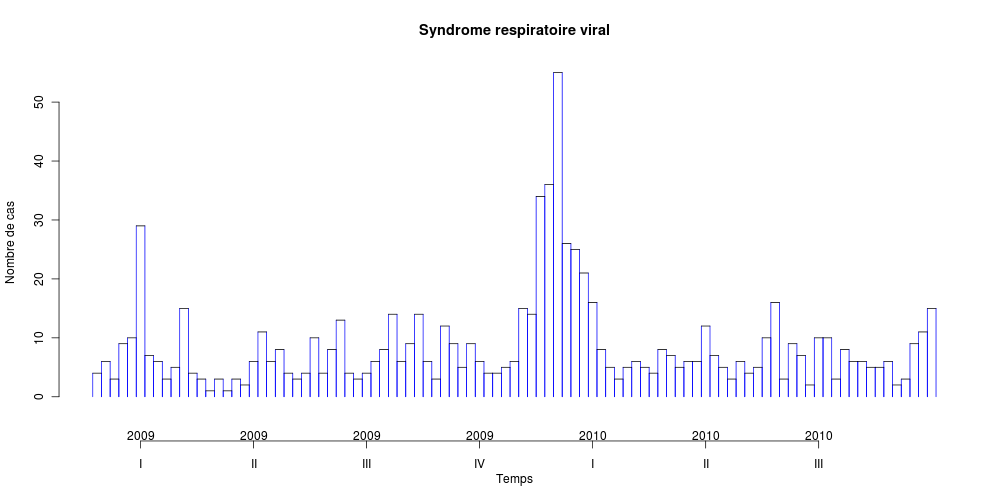

R code for this plot:
png(filename="surveillance.png",width=1000,height=500)
library(surveillance)
weeks<-c(1:97)
observed<-c(4,6,3,9,10,29,7,6,3,5,15,4,3,1,3,1,3,2,6,11,6,8,4,3,4,10,4,8,13,4,3,4,6,8,14,6,9,14,6,3,12,9,5,9,6,4,4,5,6,15,14,34,36,55,26,25,21,16,8,5,3,5,6,5,4,8,7,5,6,6,12,7,5,3,6,4,5,10,16,3,9,7,2,10,10,3,8,6,6,5,5,6,2,3,9,11,15)
state<-c(0,0,0,0,0,0,0,0,0,0,0,0,0,0,0,0,0,0,0,0,0,0,0,0,0,0,0,0,0,0,0,0,0,0,0,0,0,0,0,0,0,0,0,0,0,0,0,0,0,0,0,0,0,0,0,0,0,0,0,0,0,0,0,0,0,0,0,0,0,0,0,0,0,0,0,0,0,0,0,0,0,0,0,0,0,0,0,0,0,0,0,0,0,0,0,0,0)
x<-create.disProg(weeks,observed,state)
plot(x,"Syndrome respiratoire viral",xaxis.years=TRUE,startyear=2009,firstweek=6,col="blue",ylab="Nombre de cas",xlab="Temps",legend.opts=NULL)
